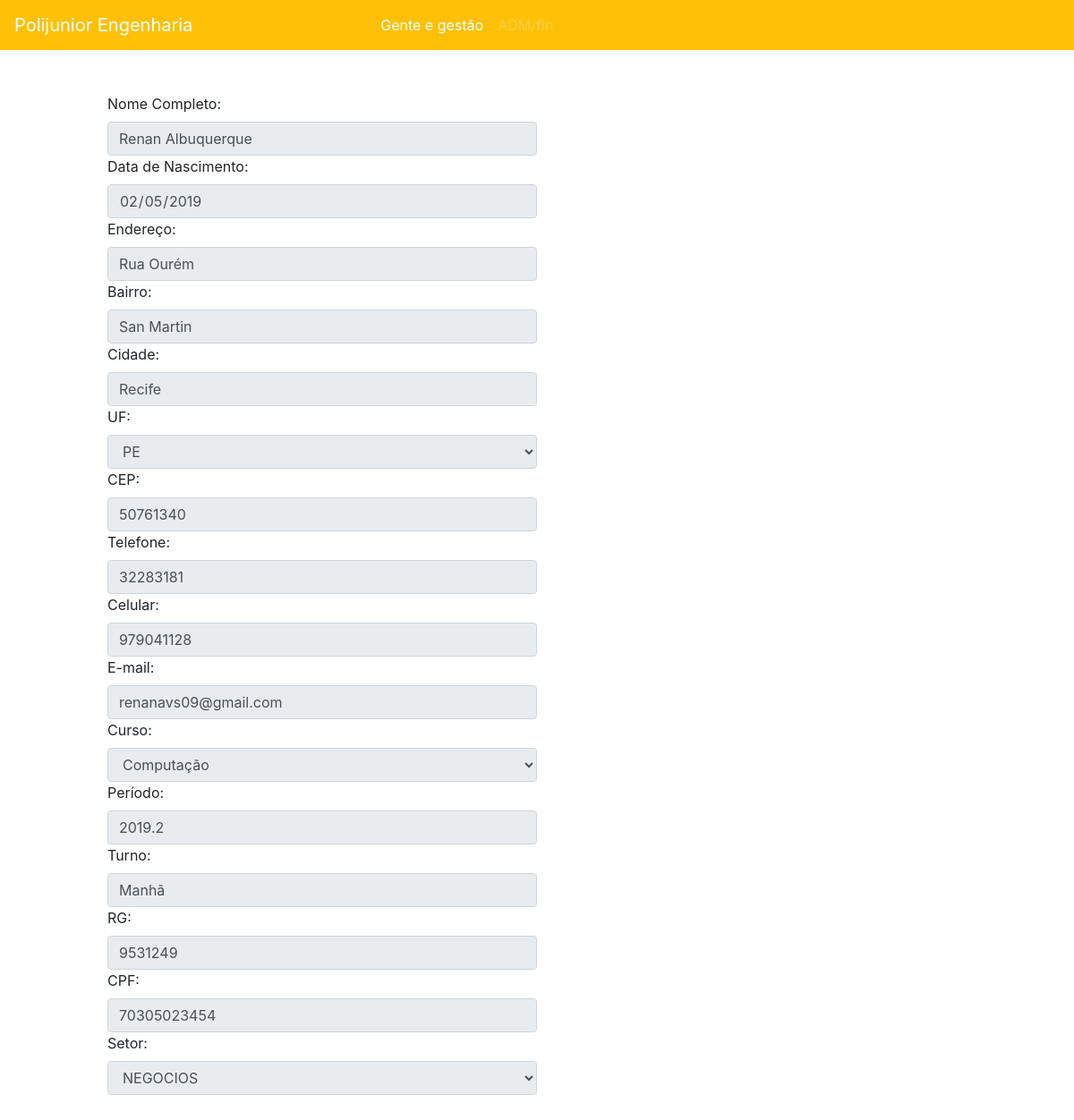
Screenshot of /formassociado.php?modo=view&idAssociado=18 (signed in) with the database file from the repository.
### tables this page shows
CREATE TABLE `associado` (
  `id` int(11) NOT NULL,
  `nome` varchar(80) NOT NULL,
  `data_associacao` date DEFAULT current_timestamp(),
  `id_setor` int(11) NOT NULL,
  `id_engenharia` int(11) NOT NULL
);

CREATE TABLE `dados_associado` (
  `id` int(11) NOT NULL,
  `endereco` varchar(50) DEFAULT NULL,
  `rg` varchar(10) NOT NULL,
  `cpf` varchar(15) DEFAULT NULL,
  `bairro` varchar(30) DEFAULT NULL,
  `cidade` varchar(30) DEFAULT NULL,
  `uf` enum('AC','AL','AP','AM','BA','CE','DF','ES','GO','MA','MT','MS','MG','PA','PB','PR','PE','PI','RJ','RN','RS','RO','RR','SC','SP','SE','TO') DEFAULT NULL,
  `email` varchar(50) DEFAULT NULL,
  `turno` varchar(10) DEFAULT NULL,
  `periodo` varchar(10) DEFAULT NULL,
  `cep` char(8) DEFAULT NULL,
  `celular` varchar(13) DEFAULT NULL,
  `telefone` varchar(10) DEFAULT NULL,
  `id_associado` int(11) NOT NULL,
  `data_nascimento` date DEFAULT curdate(),
  `id_curso` int(11) NOT NULL
);

### formassociado.php (the view, shortened to what this page needs)
<?php
	include 'connection.php';
	if(isset($_GET['modo'])){
		$modo = $_GET['modo'];
	} else {
		header("Location: associado.php");
	}
	function getId(){
		if(isset($_GET['idAssociado'])){
			$idAssociado = $_GET['idAssociado'];
		} else {
			header("Location: associado.php");
		}
	}
	function getFields(){
		global $idAssociado;
		global $conn;
		$sql = "SELECT A.nome as nome, S.id as setor, E.id as engenharia, DA.data_nascimento as dataNascimento, DA.endereco, DA.bairro, DA.cidade, DA.uf, DA.cep, DA.telefone, DA.celular, DA.email, DA.id_curso as curso, DA.periodo, DA.turno, DA.rg, DA.cpf  FROM associado A
		INNER JOIN engenharia E ON A.id_engenharia = E.id
		INNER JOIN setor S ON A.id_setor = S.id
		INNER JOIN dados_associado DA on A.id = DA.id_associado
		WHERE A.id = $idAssociado ";
		$result = $conn->query($sql);
		$row = $result->fetch_assoc();
		$nome = $row['nome'];
		$dataNascimento = $row['dataNascimento'];
		$endereco = $row['endereco'];
		$bairro = $row['bairro'];
		$cidade = $row['cidade'];
		$uf = $row['uf'];
		$cep = $row['cep'];
		$telefone = $row['telefone'];
		$celular = $row['celular'];
		$email = $row['email'];
		$curso = $row['curso'];
		$periodo = $row['periodo'];
		$turno = $row['turno'];
		$rg = $row['rg'];
		$cpf = $row['cpf'];
		$setor = $row['setor'];
	}
	$nome = "";
	$disabled = "";
	if($modo=="view" || $modo=="edit"){
		getFields();
		if($modo == "view"){
			$disabled = "disabled";
		}
	} else {
		$idAssociado = "";
	}
?>
<!DOCTYPE html>
<html>
<head>
	<link rel="stylesheet" type="text/css" href="css/bootstrap.min.css">
	<link rel="stylesheet" type="text/css" href="css/formassociado.css">
</head>
<body>
	<form action="formActionAssociado.php" method="get" id="formularioAssociado">
	  <div class="form-group">
	    <label>Nome Completo:</label>
	    <input class="form-control" <?php echo $disabled; ?> name="nome" id="nome" value="<?php echo $nome; ?>" required>
	    <label>Data de Nascimento:</label>
	    <input class="form-control" <?php echo $disabled; ?> type="date" name="dataNascimento" id="dataNascimento" value="<?php echo $dataNascimento; ?>">
	    <label>Endereço:</label>
	    <input class="form-control" <?php echo $disabled; ?> type="text" name="endereco" id="endereco" value="<?php echo $endereco ?>">
	    <label>Bairro:</label>
	    <input class="form-control" <?php echo $disabled; ?> type="text" name="bairro" id="bairro" value="<?php echo $bairro; ?>">
	    <label>Cidade:</label>
	    <input class="form-control" <?php echo $disabled; ?> type="text" name="cidade" id="cidade" value="<?php echo $cidade; ?>">
	    <label>UF:</label>
	    <select class="form-control" <?php echo $disabled; ?> name="uf" id="uf">
	    	<?php
	    	$arrayUf = ['AC','AL','AP','AM','BA','CE','DF','ES','GO','MA','MT','MS','MG','PA','PB','PR','PE','PI','RJ','RN','RS','RO','RR','SC','SP','SE','TO'];
	    	foreach ($arrayUf as $key => $value) {
	    		$selected = "";
	    		if($uf == $value){
	    			$selected = "selected";
	    		}
	    		echo "<option value='$value' $selected>$value</option>";
	    	}
	    	?>
	    </select>
	    <label>CEP:</label>
		  <input class="form-control" <?php echo $disabled; ?> pattern="[0-9]{8}$" type="text" name="cep" id="cep" value="<?php echo $cep; ?>">
		  <label>Telefone:</label>
		  <input class="form-control" <?php echo $disabled; ?> type="tel" maxlength="15" pattern="[0-9]{7,10}$" name="telefone" id="telefone" value="<?php echo $telefone; ?>">
		  <label>Celular:</label>
		  <input class="form-control" <?php echo $disabled; ?> type="tel" maxlength="15" pattern="[0-9]{7,10}$" name="celular" id="celular" value="<?php echo $celular; ?>">
	    <label>E-mail:</label>
	    <input class="form-control" <?php echo $disabled; ?> type="E-mail" name="email" id="email"
	    pattern="[a-z0-9._%+-]+@[a-z0-9.-]+\.[a-z]{2,4}$" value="<?php echo $email; ?>">
	    <label>Curso:</label>
	    <select class="form-control" name="curso" id="curso" <?php echo $disabled; ?> required>
	    	<?php
	    	$sql = "SELECT id, nome FROM engenharia ORDER BY nome";
	    	$result = $conn->query($sql);
	    	while($row = $result->fetch_assoc()){
	    		$selected = "";
	    		if($curso == $row['id']){
	    			$selected = "selected";
	    		}
	    		echo "<option value='".$row['id']."' $selected>".$row['nome']."</option>";
	    	}
	    	?>
	    </select>
	    <label>Período:</label>
	    <input class="form-control" <?php echo $disabled; ?> type="text" maxlength="15" pattern="[0-9]{4}.[1-2]$" name="periodo" id="periodo" value="<?php echo $periodo; ?>">
	    <label>Turno:</label>
	    <input class="form-control" <?php echo $disabled; ?> type="text" name="turno" id="turno" value="<?php echo $turno; ?>">
	    <label>RG:</label>
	    <input class="form-control" <?php echo $disabled; ?> type="text" maxlength="15" pattern="[0-9]{7}$" name="rg" id="rg" value="<?php echo $rg; ?>">
	    <label>CPF:</label>
	    <input class="form-control" <?php echo $disabled; ?> type="text" maxlength="15" pattern="[0-9]{11}$" name="cpf" id="cpf" value="<?php echo $cpf; ?>">
	    <label>Setor:</label>
	    <select class="form-control" name="setor" id="setor" <?php echo $disabled; ?> required>
	    	<?php
	    	$sql = "SELECT id, nome FROM setor ORDER BY nome";
	    	$result = $conn->query($sql);
	    	while($row = $result->fetch_assoc()){
	    		$selected = "";
	    		if($setor == $row['id']){
	    			$selected = "selected";
	    		}
	    		echo "<option value='".$row['id']."' $selected>".$row['nome']."</option>";
	    	}
	    	?>
	    </select>
	  </div>
	</form>
</body>
</html>

### css/formassociado.css (style rules this page uses)
#formularioAssociado { width: 40%; margin-left: 10%; margin-top: 4%; margin-bottom: 4%; }

### rows the page displays
associado: nome "Renan Albuquerque", dataNascimento "02/05/2019", endereco "Rua Ourém", bairro "San Martin", cidade "Recife", cep "50761340", telefone "32283181", celular "979041128", email "renanavs09@gmail.com", periodo "2019.2", turno "Manhã", rg "9531249", cpf "70305023454"

### other values shown
form field uf "PE"
form field curso "Computação"
form field setor "NEGOCIOS"
